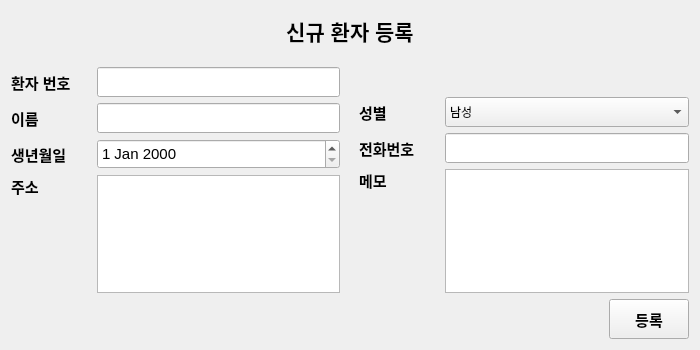
<?xml version="1.0" encoding="UTF-8"?>
<ui version="4.0">
 <class>EnrollManager</class>
 <widget class="QWidget" name="EnrollManager">
  <property name="geometry">
   <rect>
    <x>0</x>
    <y>0</y>
    <width>700</width>
    <height>350</height>
   </rect>
  </property>
  <property name="sizePolicy">
   <sizepolicy hsizetype="Preferred" vsizetype="Preferred">
    <horstretch>0</horstretch>
    <verstretch>0</verstretch>
   </sizepolicy>
  </property>
  <property name="sizeIncrement">
   <size>
    <width>0</width>
    <height>0</height>
   </size>
  </property>
  <property name="windowTitle">
   <string>Form</string>
  </property>
  <layout class="QGridLayout" name="gridLayout_2">
   <item row="0" column="0">
    <layout class="QVBoxLayout" name="verticalLayout_3">
     <item>
      <layout class="QVBoxLayout" name="verticalLayout">
       <item>
        <spacer name="verticalSpacer_2">
         <property name="orientation">
          <enum>Qt::Vertical</enum>
         </property>
         <property name="sizeHint" stdset="0">
          <size>
           <width>20</width>
           <height>13</height>
          </size>
         </property>
        </spacer>
       </item>
       <item>
        <widget class="QLabel" name="label_7">
         <property name="minimumSize">
          <size>
           <width>0</width>
           <height>40</height>
          </size>
         </property>
         <property name="font">
          <font>
           <pointsize>16</pointsize>
           <bold>true</bold>
          </font>
         </property>
         <property name="styleSheet">
          <string notr="true">qproperty-alignment: AlignCenter;</string>
         </property>
         <property name="text">
          <string>신규 환자 등록</string>
         </property>
         <property name="alignment">
          <set>Qt::AlignCenter</set>
         </property>
        </widget>
       </item>
       <item>
        <spacer name="verticalSpacer">
         <property name="orientation">
          <enum>Qt::Vertical</enum>
         </property>
         <property name="sizeType">
          <enum>QSizePolicy::Fixed</enum>
         </property>
         <property name="sizeHint" stdset="0">
          <size>
           <width>20</width>
           <height>10</height>
          </size>
         </property>
        </spacer>
       </item>
      </layout>
     </item>
     <item>
      <layout class="QHBoxLayout" name="horizontalLayout_5">
       <item>
        <layout class="QGridLayout" name="gridLayout">
         <item row="0" column="1">
          <widget class="QLineEdit" name="pidLineEdit">
           <property name="enabled">
            <bool>true</bool>
           </property>
           <property name="minimumSize">
            <size>
             <width>0</width>
             <height>30</height>
            </size>
           </property>
           <property name="readOnly">
            <bool>true</bool>
           </property>
          </widget>
         </item>
         <item row="1" column="0">
          <widget class="QLabel" name="label">
           <property name="minimumSize">
            <size>
             <width>45</width>
             <height>0</height>
            </size>
           </property>
           <property name="font">
            <font>
             <pointsize>11</pointsize>
             <bold>true</bold>
            </font>
           </property>
           <property name="text">
            <string>이름</string>
           </property>
          </widget>
         </item>
         <item row="0" column="0">
          <widget class="QLabel" name="label_8">
           <property name="minimumSize">
            <size>
             <width>0</width>
             <height>30</height>
            </size>
           </property>
           <property name="font">
            <font>
             <pointsize>11</pointsize>
             <bold>true</bold>
            </font>
           </property>
           <property name="text">
            <string>환자 번호</string>
           </property>
          </widget>
         </item>
         <item row="1" column="1">
          <widget class="QLineEdit" name="nameLineEdit">
           <property name="minimumSize">
            <size>
             <width>0</width>
             <height>30</height>
            </size>
           </property>
           <property name="font">
            <font>
             <pointsize>11</pointsize>
            </font>
           </property>
          </widget>
         </item>
         <item row="3" column="0">
          <widget class="QLabel" name="label_5">
           <property name="minimumSize">
            <size>
             <width>80</width>
             <height>0</height>
            </size>
           </property>
           <property name="font">
            <font>
             <pointsize>11</pointsize>
             <bold>true</bold>
            </font>
           </property>
           <property name="text">
            <string>주소</string>
           </property>
           <property name="alignment">
            <set>Qt::AlignLeading|Qt::AlignLeft|Qt::AlignTop</set>
           </property>
          </widget>
         </item>
         <item row="2" column="0">
          <widget class="QLabel" name="label_3">
           <property name="minimumSize">
            <size>
             <width>60</width>
             <height>0</height>
            </size>
           </property>
           <property name="font">
            <font>
             <pointsize>11</pointsize>
             <bold>true</bold>
            </font>
           </property>
           <property name="text">
            <string>생년월일</string>
           </property>
          </widget>
         </item>
         <item row="2" column="1">
          <widget class="QDateEdit" name="birthDateEdit">
           <property name="minimumSize">
            <size>
             <width>0</width>
             <height>30</height>
            </size>
           </property>
           <property name="font">
            <font>
             <pointsize>11</pointsize>
            </font>
           </property>
          </widget>
         </item>
         <item row="3" column="1">
          <widget class="QTextEdit" name="addressTextEdit">
           <property name="font">
            <font>
             <pointsize>11</pointsize>
            </font>
           </property>
          </widget>
         </item>
        </layout>
       </item>
       <item>
        <spacer name="horizontalSpacer_2">
         <property name="orientation">
          <enum>Qt::Horizontal</enum>
         </property>
         <property name="sizeType">
          <enum>QSizePolicy::Fixed</enum>
         </property>
         <property name="sizeHint" stdset="0">
          <size>
           <width>13</width>
           <height>20</height>
          </size>
         </property>
        </spacer>
       </item>
       <item>
        <layout class="QVBoxLayout" name="verticalLayout_2">
         <item>
          <spacer name="verticalSpacer_3">
           <property name="orientation">
            <enum>Qt::Vertical</enum>
           </property>
           <property name="sizeType">
            <enum>QSizePolicy::Fixed</enum>
           </property>
           <property name="sizeHint" stdset="0">
            <size>
             <width>20</width>
             <height>30</height>
            </size>
           </property>
          </spacer>
         </item>
         <item>
          <layout class="QHBoxLayout" name="horizontalLayout_2">
           <item>
            <widget class="QLabel" name="label_2">
             <property name="minimumSize">
              <size>
               <width>45</width>
               <height>30</height>
              </size>
             </property>
             <property name="maximumSize">
              <size>
               <width>80</width>
               <height>16777215</height>
              </size>
             </property>
             <property name="font">
              <font>
               <pointsize>11</pointsize>
               <bold>true</bold>
              </font>
             </property>
             <property name="text">
              <string>성별</string>
             </property>
            </widget>
           </item>
           <item>
            <widget class="QComboBox" name="sexComboBox">
             <property name="minimumSize">
              <size>
               <width>0</width>
               <height>30</height>
              </size>
             </property>
             <item>
              <property name="text">
               <string>남성</string>
              </property>
             </item>
             <item>
              <property name="text">
               <string>여성</string>
              </property>
             </item>
            </widget>
           </item>
          </layout>
         </item>
         <item>
          <layout class="QHBoxLayout" name="horizontalLayout_3">
           <item>
            <widget class="QLabel" name="label_4">
             <property name="minimumSize">
              <size>
               <width>80</width>
               <height>0</height>
              </size>
             </property>
             <property name="maximumSize">
              <size>
               <width>80</width>
               <height>16777215</height>
              </size>
             </property>
             <property name="font">
              <font>
               <pointsize>11</pointsize>
               <bold>true</bold>
              </font>
             </property>
             <property name="text">
              <string>전화번호</string>
             </property>
            </widget>
           </item>
           <item>
            <widget class="QLineEdit" name="telLineEdit">
             <property name="minimumSize">
              <size>
               <width>0</width>
               <height>30</height>
              </size>
             </property>
             <property name="font">
              <font>
               <pointsize>11</pointsize>
              </font>
             </property>
            </widget>
           </item>
          </layout>
         </item>
         <item>
          <layout class="QHBoxLayout" name="horizontalLayout_4">
           <item>
            <widget class="QLabel" name="label_6">
             <property name="minimumSize">
              <size>
               <width>80</width>
               <height>0</height>
              </size>
             </property>
             <property name="maximumSize">
              <size>
               <width>80</width>
               <height>16777215</height>
              </size>
             </property>
             <property name="font">
              <font>
               <pointsize>11</pointsize>
               <bold>true</bold>
              </font>
             </property>
             <property name="text">
              <string>메모</string>
             </property>
             <property name="alignment">
              <set>Qt::AlignLeading|Qt::AlignLeft|Qt::AlignTop</set>
             </property>
            </widget>
           </item>
           <item>
            <widget class="QTextEdit" name="memoTextEdit">
             <property name="font">
              <font>
               <pointsize>11</pointsize>
              </font>
             </property>
            </widget>
           </item>
          </layout>
         </item>
        </layout>
       </item>
      </layout>
     </item>
     <item>
      <layout class="QHBoxLayout" name="horizontalLayout">
       <item>
        <spacer name="horizontalSpacer">
         <property name="minimumSize">
          <size>
           <width>80</width>
           <height>0</height>
          </size>
         </property>
         <property name="orientation">
          <enum>Qt::Horizontal</enum>
         </property>
         <property name="sizeHint" stdset="0">
          <size>
           <width>398</width>
           <height>37</height>
          </size>
         </property>
        </spacer>
       </item>
       <item>
        <widget class="QPushButton" name="enrollPushButton">
         <property name="minimumSize">
          <size>
           <width>80</width>
           <height>40</height>
          </size>
         </property>
         <property name="font">
          <font>
           <pointsize>11</pointsize>
           <bold>true</bold>
          </font>
         </property>
         <property name="text">
          <string>등록</string>
         </property>
        </widget>
       </item>
      </layout>
     </item>
    </layout>
   </item>
  </layout>
 </widget>
 <resources/>
 <connections/>
</ui>
